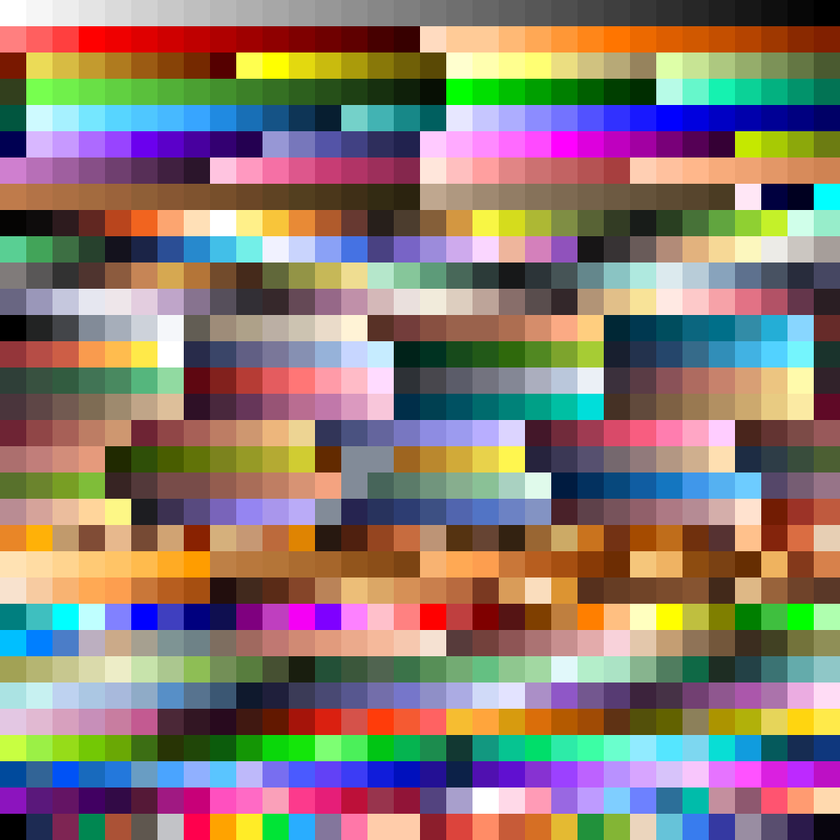
#> input picture Progetto/parcheggiatore-abusivo/tools/sorgenti/PandaMat_originale.png, 840 x 840 px, shrunk from 1024 x 1024 before the run
$ python tinge_pandazole.py sorgenti/PandaMat_originale.png sorgenti/PandaMat_originale.png
#> lines starting #> are read from the running program, lines starting #| are printed output that depends on the picture
#!/usr/bin/env python3
"""'A tinta 'e Pandazole (0.59).

L'atlante dei colori del pacchetto Pandazole e' fatto di colori pieni da
cartone animato: messi in una citta' fatta di fotografie di intonaco,
tufo e basolato, i pezzi sembravano giocattoli appoggiati sopra. Qui si
abbassa la saturazione di un quinto abbondante e si scurisce appena, cosi'
la frutta resta frutta e il cassonetto resta blu, ma parlano la stessa
lingua dei muri.

Uso: python3 tools/tinge_pandazole.py originale.png uscita.png
"""
import sys
import colorsys
from PIL import Image

SATURAZIONE = 0.76
LUCE = 0.95

def main(da, a):
#> called with da = 'sorgenti/PandaMat_originale.png', a = 'sorgenti/PandaMat_originale.png'
    im = Image.open(da).convert("RGB")
#> im is the input picture: PIL image 840x840 RGB; mean R, G, B 137.8, 121.7, 112.8
    px = im.load()
    w, h = im.size
#> w = 840; h = 840
    for y in range(h):
        for x in range(w):
            r, g, b = px[x, y]
            hh, ss, vv = colorsys.rgb_to_hsv(r / 255.0, g / 255.0, b / 255.0)
            ss *= SATURAZIONE
            vv *= LUCE
            r2, g2, b2 = colorsys.hsv_to_rgb(hh, ss, vv)
            px[x, y] = (int(round(r2 * 255)), int(round(g2 * 255)), int(round(b2 * 255)))
    im.save(a)
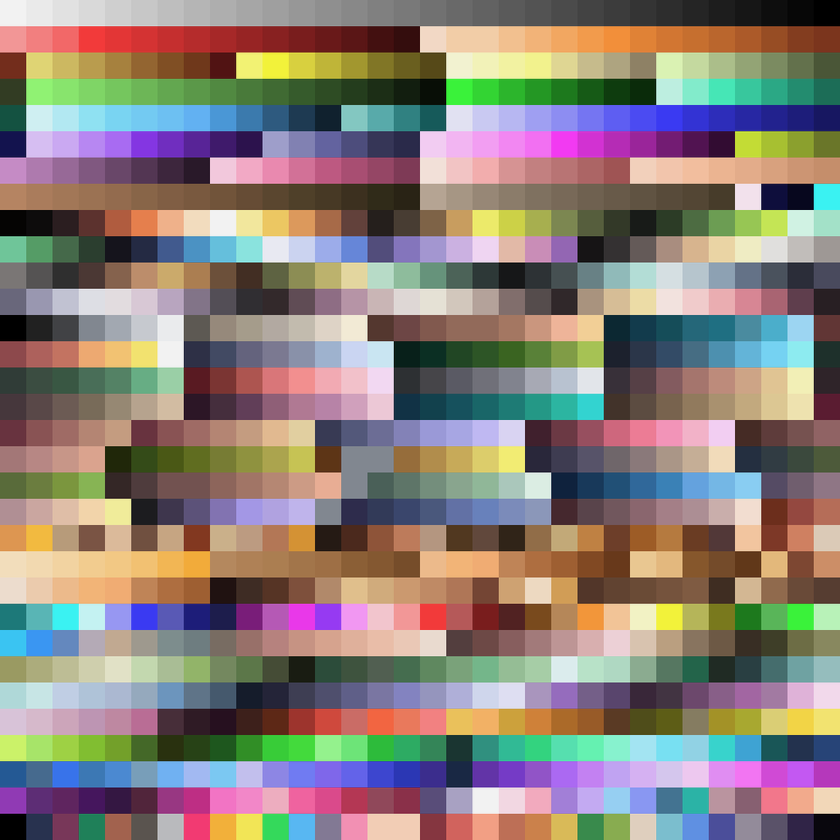
#> saved as PandaMat_originale.png: PIL image 840x840 RGB; mean R, G, B 138.5, 126.9, 120.4

if __name__ == "__main__":
    main(sys.argv[1], sys.argv[2])
